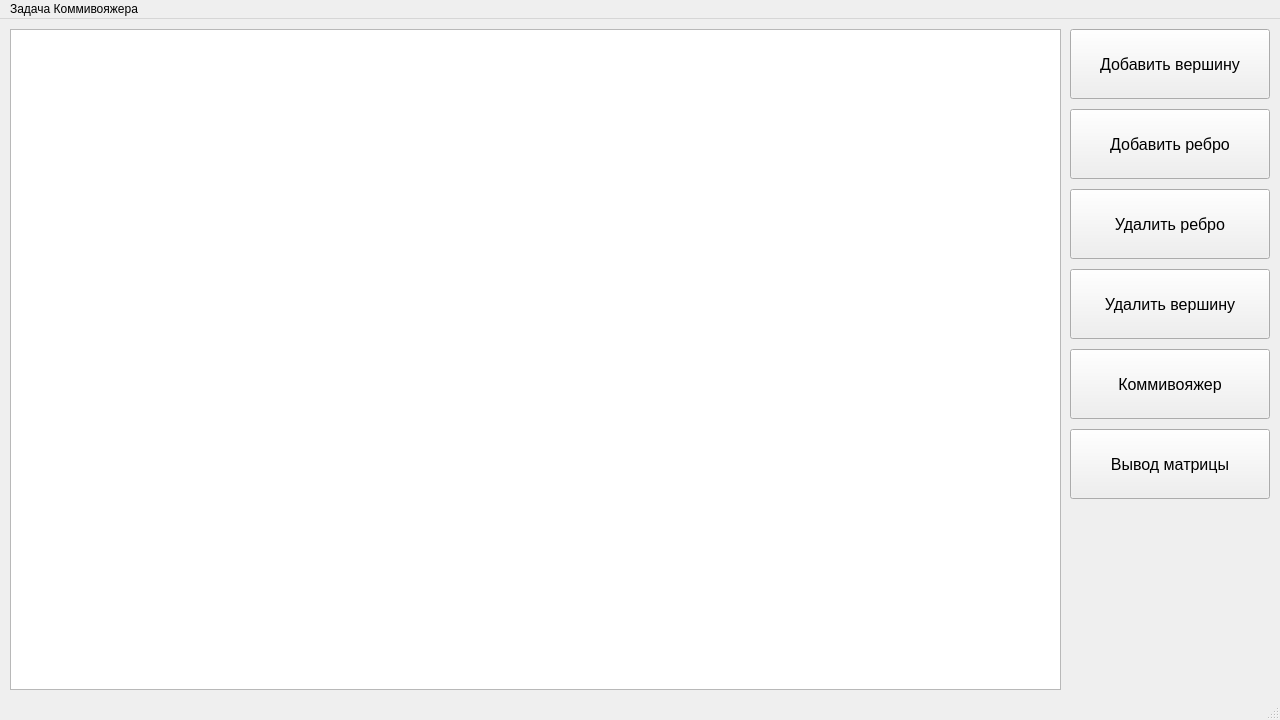
<?xml version="1.0" encoding="UTF-8"?>
<ui version="4.0">
 <class>MainWindow</class>
 <widget class="QMainWindow" name="MainWindow">
  <property name="geometry">
   <rect>
    <x>0</x>
    <y>0</y>
    <width>1280</width>
    <height>720</height>
   </rect>
  </property>
  <property name="windowTitle">
   <string>MainWindow</string>
  </property>
  <widget class="QWidget" name="centralwidget">
   <widget class="QGraphicsView" name="PrintGraph">
    <property name="geometry">
     <rect>
      <x>10</x>
      <y>10</y>
      <width>1051</width>
      <height>661</height>
     </rect>
    </property>
   </widget>
   <widget class="QPushButton" name="NodeBtn">
    <property name="geometry">
     <rect>
      <x>1070</x>
      <y>10</y>
      <width>200</width>
      <height>70</height>
     </rect>
    </property>
    <property name="font">
     <font>
      <pointsize>12</pointsize>
     </font>
    </property>
    <property name="text">
     <string>Добавить вершину</string>
    </property>
   </widget>
   <widget class="QPushButton" name="EdgeBtn">
    <property name="geometry">
     <rect>
      <x>1070</x>
      <y>90</y>
      <width>200</width>
      <height>70</height>
     </rect>
    </property>
    <property name="font">
     <font>
      <pointsize>12</pointsize>
     </font>
    </property>
    <property name="text">
     <string>Добавить ребро</string>
    </property>
   </widget>
   <widget class="QPushButton" name="DelEdgeBtn">
    <property name="geometry">
     <rect>
      <x>1070</x>
      <y>170</y>
      <width>200</width>
      <height>70</height>
     </rect>
    </property>
    <property name="font">
     <font>
      <pointsize>12</pointsize>
     </font>
    </property>
    <property name="text">
     <string>Удалить ребро</string>
    </property>
   </widget>
   <widget class="QPushButton" name="DelNodeBtn">
    <property name="geometry">
     <rect>
      <x>1070</x>
      <y>250</y>
      <width>200</width>
      <height>70</height>
     </rect>
    </property>
    <property name="font">
     <font>
      <pointsize>12</pointsize>
     </font>
    </property>
    <property name="text">
     <string>Удалить вершину</string>
    </property>
   </widget>
   <widget class="QPushButton" name="TspBtn">
    <property name="geometry">
     <rect>
      <x>1070</x>
      <y>330</y>
      <width>200</width>
      <height>70</height>
     </rect>
    </property>
    <property name="font">
     <font>
      <pointsize>12</pointsize>
     </font>
    </property>
    <property name="text">
     <string>Коммивояжер</string>
    </property>
   </widget>
   <widget class="QPushButton" name="MatrixBtn">
    <property name="geometry">
     <rect>
      <x>1070</x>
      <y>410</y>
      <width>200</width>
      <height>70</height>
     </rect>
    </property>
    <property name="font">
     <font>
      <pointsize>12</pointsize>
     </font>
    </property>
    <property name="text">
     <string>Вывод матрицы</string>
    </property>
   </widget>
  </widget>
  <widget class="QMenuBar" name="menubar">
   <property name="geometry">
    <rect>
     <x>0</x>
     <y>0</y>
     <width>1280</width>
     <height>20</height>
    </rect>
   </property>
   <widget class="QMenu" name="menu_6">
    <property name="title">
     <string>Задача Коммивояжера</string>
    </property>
   </widget>
   <addaction name="menu_6"/>
  </widget>
  <widget class="QStatusBar" name="statusbar"/>
 </widget>
 <resources/>
 <connections/>
</ui>
